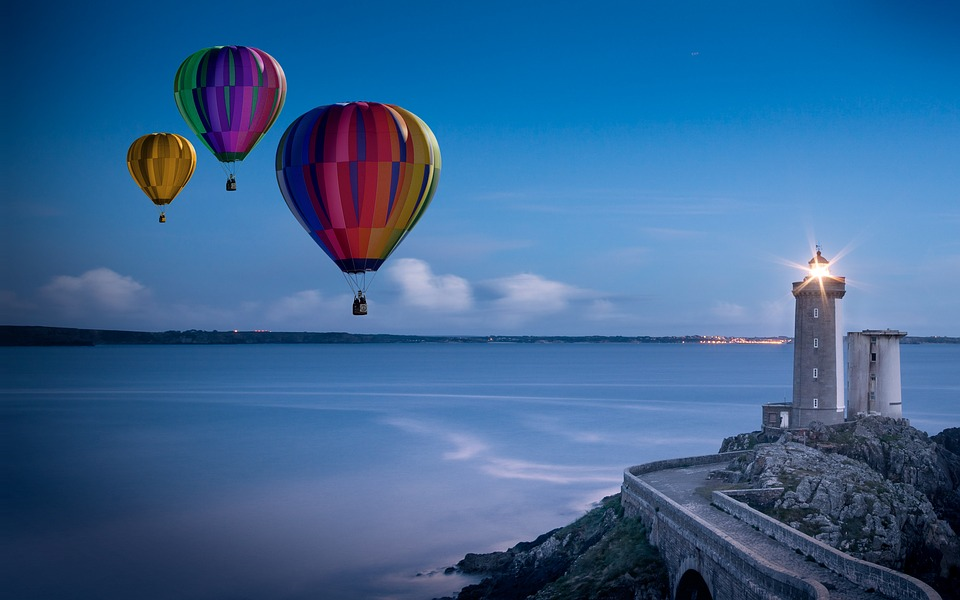
#> input picture 7.FFT/balloon.png, 960 x 600 px
$ python FFT.py
#> lines starting #> are read from the running program, lines starting #| are printed output that depends on the picture
import cv2
import numpy as np
from matplotlib import pyplot as plt

img = cv2.imread('balloon.png',0)
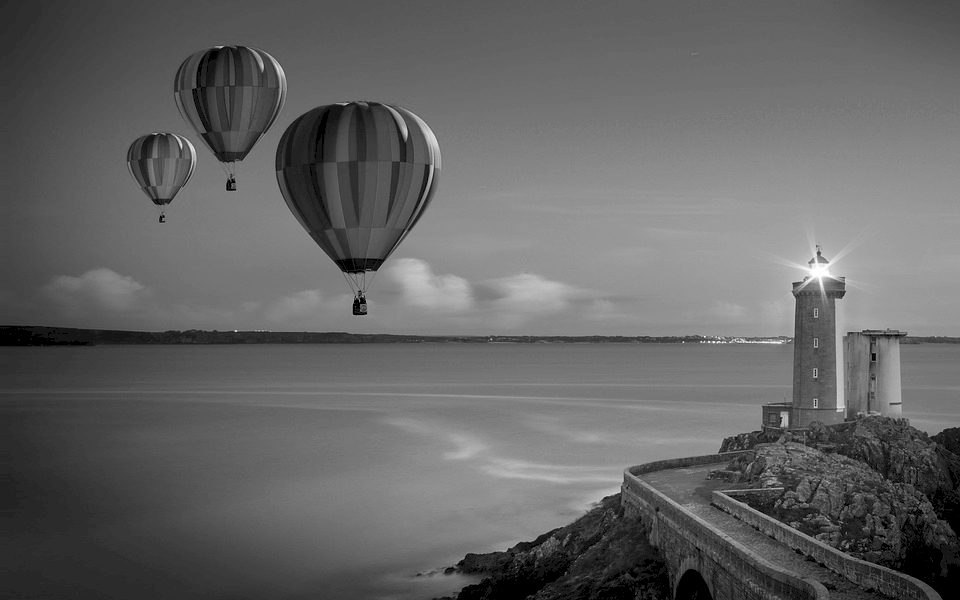
#> img: shape (600, 960); min 0, max 255, mean 100.3
f = np.fft.fft2(img)
fshift = np.fft.fftshift(f)
magnitude_spectrum = 20*np.log(np.abs(fshift))
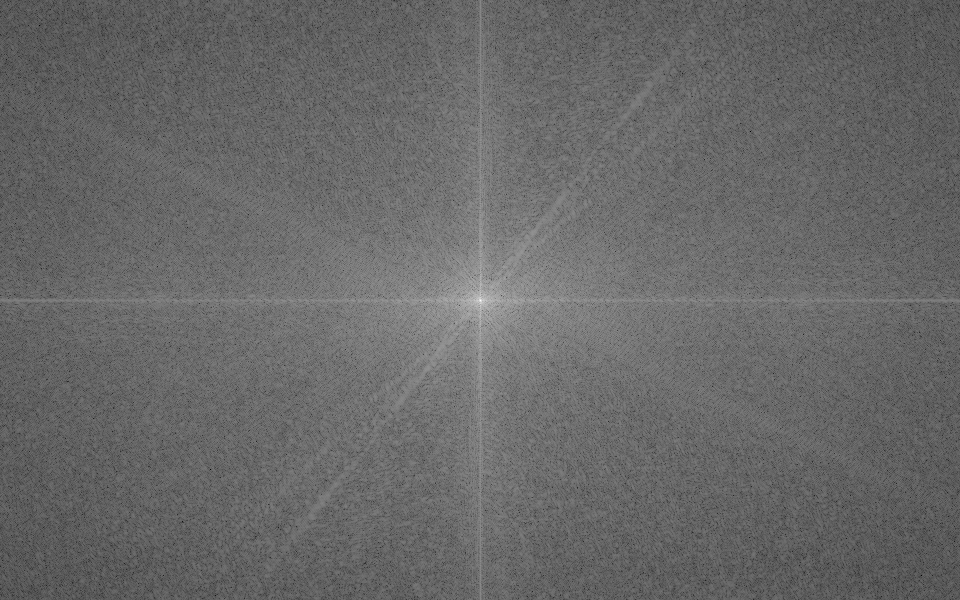
#> magnitude_spectrum: shape (600, 960) float64; min 26.14, max 357.4, mean 162; drawn with min black and max white

plt.subplot(121),plt.imshow(img, cmap = 'gray')
plt.title('Input Image'), plt.xticks([]), plt.yticks([])
plt.subplot(122),plt.imshow(magnitude_spectrum, cmap = 'gray')
plt.title('Magnitude Spectrum'), plt.xticks([]), plt.yticks([])
plt.show()
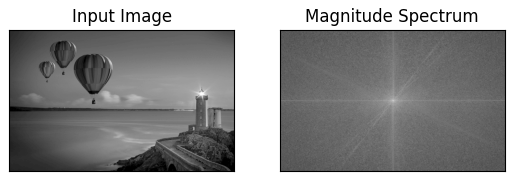
#> figure drawn by matplotlib, 2 panels
